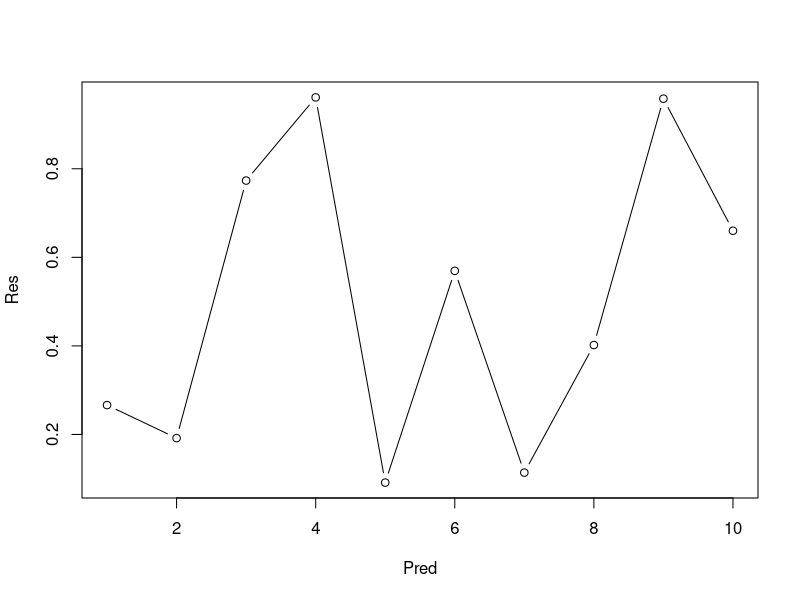

Here is the R script that generated this plot:
## ---- chunk 1
knitr::opts_chunk$set(echo = TRUE)
## ---- chunk 2
# Use comments extensively in ALL of your coding!
Pred <- seq(1,10)     # make a vector of integers from 1 to 10
Res <- runif(10)      # generate 10 draws from a random uniform (0,1) distribution

# print the random numbers
print(Res)

# plot the graph
plot(x=Pred,y=Res,type="b")
